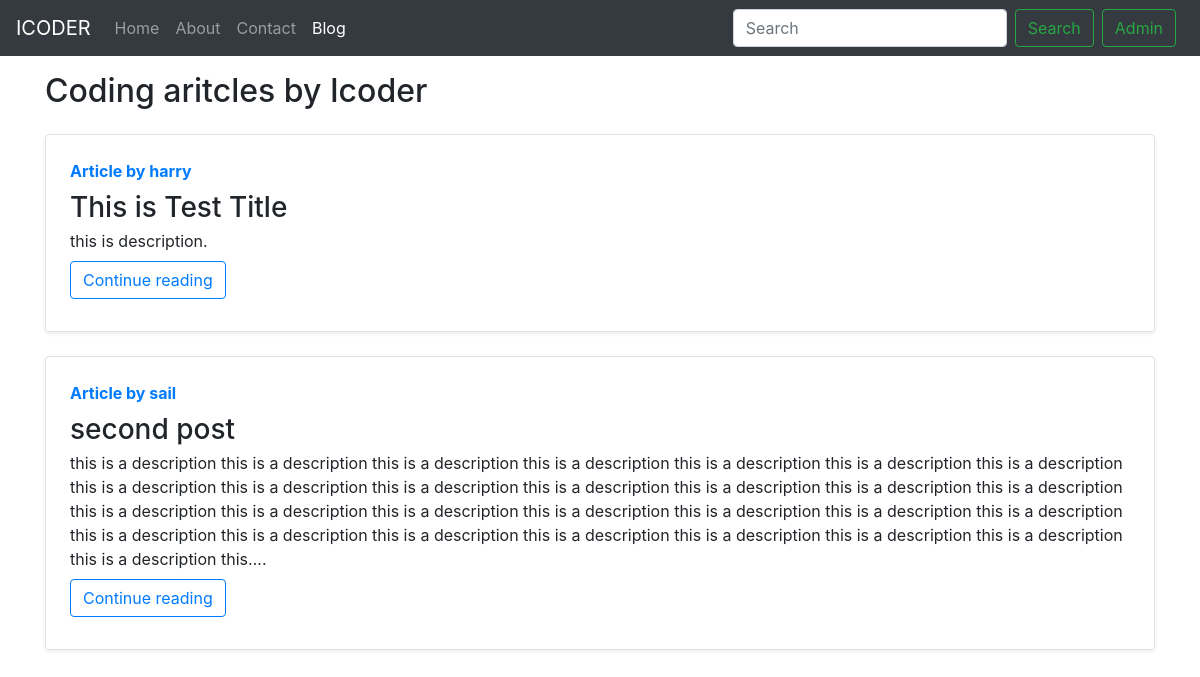
/blog/, run on an earlier commit of the app's database.
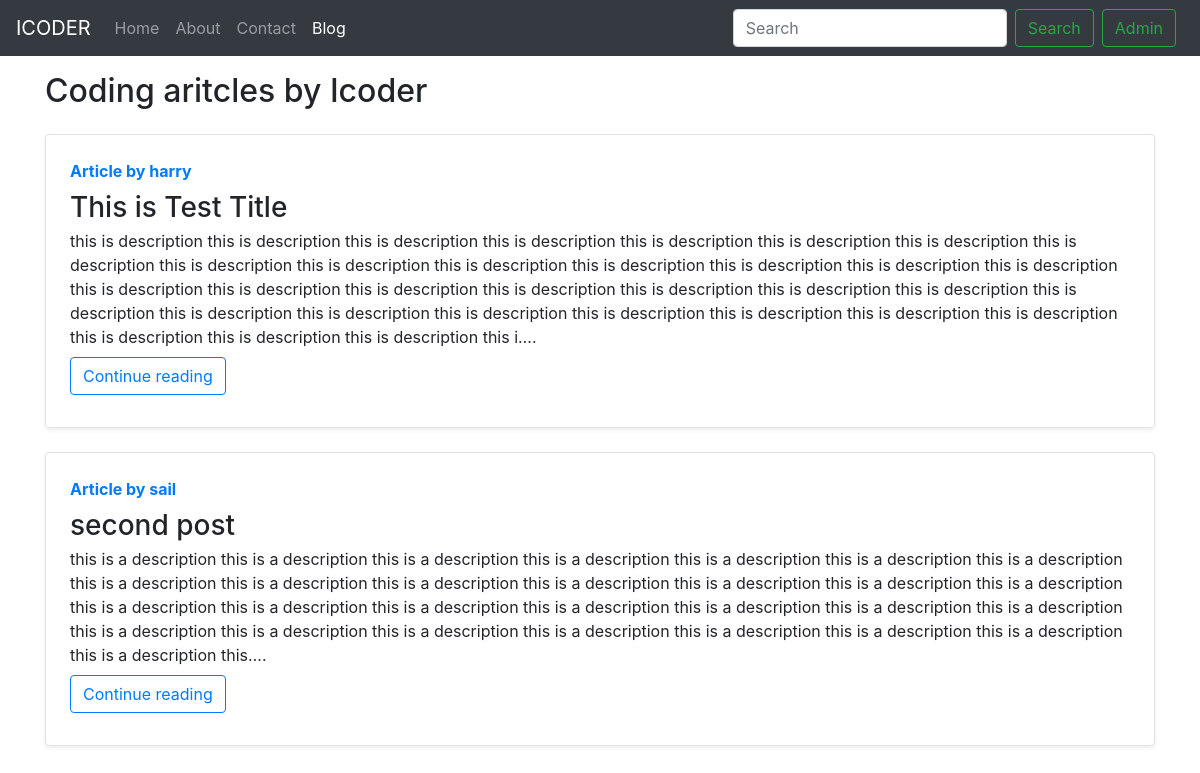
And on a later commit of the database.
### blog/models.py (models this page shows, shortened)
class Post(models.Model):
    sno = models.AutoField(primary_key=True)
    title = models.CharField(max_length=80)
    author = models.CharField(max_length=20)
    slug = models.CharField(max_length=120)
    content = models.TextField()
    timeStamp = models.DateTimeField(blank=True)

### blog/views.py (the view)
# urls.py: path('', views.blogHome, name='blogHome'),
def blogHome(request):
    allPosts = Post.objects.all()
    context = {'allPosts': allPosts}
    return render(request, 'blog/blogHome.html', context)

### templates/blog/blogHome.html (shortened to what this page needs)
{% extends 'base.html' %}
{% block blogactive %} active {% endblock blogactive %}
{% block body %}
<div class="container my-3">
    <h2> Coding aritcles by Icoder</h2>
    {% for post in allPosts %}
    <div
        class="row no-gutters border my-4 rounded overflow-hidden flex-md-row mb-4 shadow-sm h-md-250 position-relative">
        <div class="col p-4 d-flex flex-column position-static">
            <strong class="d-inline-block mb-2 text-primary">Article by {{post.author}}</strong>
            <h3 class="mb-0">{{post.title}}</h3>
            <p class="card-text mb-auto">{{post.content|truncatechars:700}}.</p>
            <div class="my-2">
                <a href="/blog/{{post.slug}}" role="button" class="btn btn-outline-primary">Continue reading</a>
            </div>
        </div>
    </div>
    {% endfor %}
</div>
{% endblock body %}

What changed in the data, as far as the page shows it:
changed Post "This is Test Title": content "this is description" → "this is description this is description this is description this is description this is description this is description this is description this is description this is description this is description this is description this is description this is description this is description this is description this is description this is description this is description this is description this is description this is description this is description this is description this is description this is description this is description this is description this is description this is description this is description this is description this is description this is description this i…"
